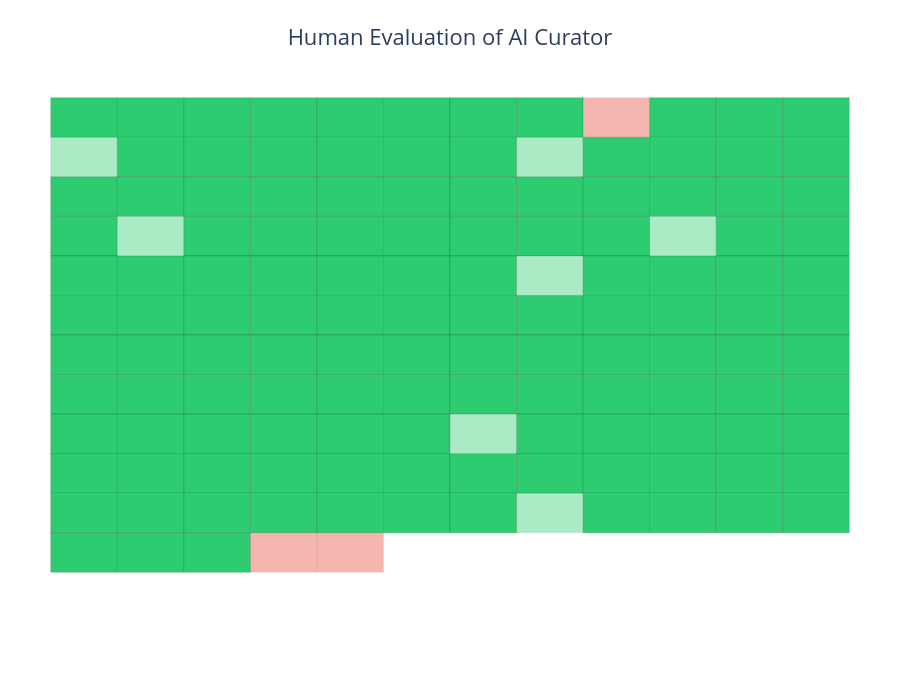

Notebook code for this chart:
### Code cell
import numpy as np
import pandas as pd
import plotly.graph_objects as go

# --- Data Preparation ---
df['interaction_type'] = df['interaction_type'].str.upper()
df['Inhibiting/Activating?'] = df['Inhibiting/Activating?'].str.upper()
df['Agreement'] = df['interaction_type'] == df['Inhibiting/Activating?']

# Color and opacity mappings
df['color'] = df['Is the interaction valid?'].map({'Yes': '#2ECC71', 'No': '#E74C3C'})
df['opacity'] = df['Agreement'].map({True: 1.0, False: 0.4})

# Grid layout (auto-scaling)
n = len(df)
cols = int(np.ceil(np.sqrt(n)))
rows = int(np.ceil(n / cols))
df['x'] = np.tile(np.arange(cols), rows)[:n]
df['y'] = np.repeat(np.arange(rows), cols)[:n]

# --- Plot Setup ---
fig = go.Figure()

# Squares (tiles)
for _, row in df.iterrows():
    fig.add_shape(
        type='rect',
        x0=row['x'], x1=row['x'] + 1,
        y0=row['y'], y1=row['y'] + 1,
        line={"width":0.5, "color":'rgba(0,0,0,0.3)'},
        fillcolor=row['color'],
        opacity=row['opacity'],
        layer='below'
    )

# Hover points (for tooltips)
fig.add_trace(go.Scatter(
    x=df['x'] + 0.5,
    y=df['y'] + 0.5,
    mode='markers',
    marker={"size":0.1, "opacity":0},
    hoverinfo='text',
    hovertext=[
        f"<b>PMID:</b> {pmid}<br>"
        f"<b>Drug:</b> {drug}<br>"
        f"<b>Gene:</b> {gene}<br>"
        f"<b>Valid:</b> {valid}<br>"
        f"<b>Agreement:</b> {'Yes' if agree else 'No'}<br>"
        f"<b>Source:</b> {src}"
        for pmid, drug, gene, valid, agree, src in zip(
            df['pmid'],
            df['drug_name'],
            df['gene_name'],
            df['Is the interaction valid?'],
            df['Agreement'],
            df['Did answer come from abstract or full text?'],
            strict=True
        )
    ]
))

# --- Layout ---
fig.update_layout(
    title={
        "text":"Human Evaluation of AI Curator",
        "x":0.5, "xanchor":'center', "font":{"size":22}},
    xaxis={"visible":False},
    yaxis={"visible":False, "autorange":'reversed'},
    plot_bgcolor='white',
    width=900,
    height=700,
    margin={"l":40, "r":40, "t":90, "b":120},
    showlegend=False,
)

# --- Add legend BELOW chart ---
legend_items = [
    ("#2ECC71", 1.0, "Valid & Agree"),
    ("#2ECC71", 0.4, "Valid but Disagree"),
    ("#E74C3C", 1.0, "Invalid & Agree"),
    ("#E74C3C", 0.4, "Invalid & Disagree")
]

# Legend positioned in figure coordinates below the mosaic
legend_y = -0.15
for i, (color, opacity, label) in enumerate(legend_items):
    x_offset = (i - 1.5) * 1.8  # spread out evenly
    fig.add_shape(
        type="rect",
        xref="paper", yref="paper",
        x0=0.5 + x_offset - 0.05, x1=0.5 + x_offset + 0.05,
        y0=legend_y, y1=legend_y + 0.05,
        fillcolor=color, opacity=opacity,
        line={'width':1, 'color':'black'}
    )
    fig.add_annotation(
        xref="paper", yref="paper",
        x=0.5 + x_offset + 0.08, y=legend_y + 0.025,
        text=label,
        showarrow=False,
        xanchor='left',
        yanchor='middle',
        font={'size':12}
    )

fig.show()
# --- SAVE STATIC IMAGE ---
fig.write_image("ai_curation_mosaic.png", scale=4, width=1800, height=1400)

### Figure 1 — Plotly figure (JSON) as saved in the notebook; plotly's stock layout.template omitted (floating-point values rounded to 4 significant figures; data arrays with more than 128 entries replaced by an {"elided": "..."} marker saying what was removed)
{"data": [{"hoverinfo": "text", "hovertext": {"elided": "137 str values"}, "marker": {"opacity": 0, "size": 0.1}, "mode": "markers", "type": "scatter", "x": {"elided": "137 float values"}, "y": {"elided": "137 float values"}}], "layout": {"annotations": [{"font": {"size": 12}, "showarrow": false, "text": "Valid & Agree", "x": -2.12, "xanchor": "left", "xref": "paper", "y": -0.125, "yanchor": "middle", "yref": "paper"}, {"font": {"size": 12}, "showarrow": false, "text": "Valid but Disagree", "x": -0.32, "xanchor": "left", "xref": "paper", "y": -0.125, "yanchor": "middle", "yref": "paper"}, {"font": {"size": 12}, "showarrow": false, "text": "Invalid & Agree", "x": 1.48, "xanchor": "left", "xref": "paper", "y": -0.125, "yanchor": "middle", "yref": "paper"}, {"font": {"size": 12}, "showarrow": false, "text": "Invalid & Disagree", "x": 3.28, "xanchor": "left", "xref": "paper", "y": -0.125, "yanchor": "middle", "yref": "paper"}], "height": 700, "margin": {"b": 120, "l": 40, "r": 40, "t": 90}, "plot_bgcolor": "white", "shapes": [{"fillcolor": "#2ECC71", "layer": "below", "line": {"color": "rgba(0,0,0,0.3)", "width": 0.5}, "opacity": 1, "type": "rect", "x0": 0, "x1": 1, "y0": 0, "y1": 1}, {"fillcolor": "#2ECC71", "layer": "below", "line": {"color": "rgba(0,0,0,0.3)", "width": 0.5}, "opacity": 1, "type": "rect", "x0": 1, "x1": 2, "y0": 0, "y1": 1}, {"fillcolor": "#2ECC71", "layer": "below", "line": {"color": "rgba(0,0,0,0.3)", "width": 0.5}, "opacity": 1, "type": "rect", "x0": 2, "x1": 3, "y0": 0, "y1": 1}, {"fillcolor": "#2ECC71", "layer": "below", "line": {"color": "rgba(0,0,0,0.3)", "width": 0.5}, "opacity": 1, "type": "rect", "x0": 3, "x1": 4, "y0": 0, "y1": 1}, {"fillcolor": "#2ECC71", "layer": "below", "line": {"color": "rgba(0,0,0,0.3)", "width": 0.5}, "opacity": 1, "type": "rect", "x0": 4, "x1": 5, "y0": 0, "y1": 1}, {"fillcolor": "#2ECC71", "layer": "below", "line": {"color": "rgba(0,0,0,0.3)", "width": 0.5}, "opacity": 1, "type": "rect", "x0": 5, "x1": 6, "y0": 0, "y1": 1}, {"fillcolor": "#2ECC71", "layer": "below", "line": {"color": "rgba(0,0,0,0.3)", "width": 0.5}, "opacity": 1, "type": "rect", "x0": 6, "x1": 7, "y0": 0, "y1": 1}, {"fillcolor": "#2ECC71", "layer": "below", "line": {"color": "rgba(0,0,0,0.3)", "width": 0.5}, "opacity": 1, "type": "rect", "x0": 7, "x1": 8, "y0": 0, "y1": 1}, {"fillcolor": "#E74C3C", "layer": "below", "line": {"color": "rgba(0,0,0,0.3)", "width": 0.5}, "opacity": 0.4, "type": "rect", "x0": 8, "x1": 9, "y0": 0, "y1": 1}, {"fillcolor": "#2ECC71", "layer": "below", "line": {"color": "rgba(0,0,0,0.3)", "width": 0.5}, "opacity": 1, "type": "rect", "x0": 9, "x1": 10, "y0": 0, "y1": 1}, {"fillcolor": "#2ECC71", "layer": "below", "line": {"color": "rgba(0,0,0,0.3)", "width": 0.5}, "opacity": 1, "type": "rect", "x0": 10, "x1": 11, "y0": 0, "y1": 1}, {"fillcolor": "#2ECC71", "layer": "below", "line": {"color": "rgba(0,0,0,0.3)", "width": 0.5}, "opacity": 1, "type": "rect", "x0": 11, "x1": 12, "y0": 0, "y1": 1}, {"fillcolor": "#2ECC71", "layer": "below", "line": {"color": "rgba(0,0,0,0.3)", "width": 0.5}, "opacity": 0.4, "type": "rect", "x0": 0, "x1": 1, "y0": 1, "y1": 2}, {"fillcolor": "#2ECC71", "layer": "below", "line": {"color": "rgba(0,0,0,0.3)", "width": 0.5}, "opacity": 1, "type": "rect", "x0": 1, "x1": 2, "y0": 1, "y1": 2}, {"fillcolor": "#2ECC71", "layer": "below", "line": {"color": "rgba(0,0,0,0.3)", "width": 0.5}, "opacity": 1, "type": "rect", "x0": 2, "x1": 3, "y0": 1, "y1": 2}, {"fillcolor": "#2ECC71", "layer": "below", "line": {"color": "rgba(0,0,0,0.3)", "width": 0.5}, "opacity": 1, "type": "rect", "x0": 3, "x1": 4, "y0": 1, "y1": 2}, {"fillcolor": "#2ECC71", "layer": "below", "line": {"color": "rgba(0,0,0,0.3)", "width": 0.5}, "opacity": 1, "type": "rect", "x0": 4, "x1": 5, "y0": 1, "y1": 2}, {"fillcolor": "#2ECC71", "layer": "below", "line": {"color": "rgba(0,0,0,0.3)", "width": 0.5}, "opacity": 1, "type": "rect", "x0": 5, "x1": 6, "y0": 1, "y1": 2}, {"fillcolor": "#2ECC71", "layer": "below", "line": {"color": "rgba(0,0,0,0.3)", "width": 0.5}, "opacity": 1, "type": "rect", "x0": 6, "x1": 7, "y0": 1, "y1": 2}, {"fillcolor": "#2ECC71", "layer": "below", "line": {"color": "rgba(0,0,0,0.3)", "width": 0.5}, "opacity": 0.4, "type": "rect", "x0": 7, "x1": 8, "y0": 1, "y1": 2}, {"fillcolor": "#2ECC71", "layer": "below", "line": {"color": "rgba(0,0,0,0.3)", "width": 0.5}, "opacity": 1, "type": "rect", "x0": 8, "x1": 9, "y0": 1, "y1": 2}, {"fillcolor": "#2ECC71", "layer": "below", "line": {"color": "rgba(0,0,0,0.3)", "width": 0.5}, "opacity": 1, "type": "rect", "x0": 9, "x1": 10, "y0": 1, "y1": 2}, {"fillcolor": "#2ECC71", "layer": "below", "line": {"color": "rgba(0,0,0,0.3)", "width": 0.5}, "opacity": 1, "type": "rect", "x0": 10, "x1": 11, "y0": 1, "y1": 2}, {"fillcolor": "#2ECC71", "layer": "below", "line": {"color": "rgba(0,0,0,0.3)", "width": 0.5}, "opacity": 1, "type": "rect", "x0": 11, "x1": 12, "y0": 1, "y1": 2}, {"fillcolor": "#2ECC71", "layer": "below", "line": {"color": "rgba(0,0,0,0.3)", "width": 0.5}, "opacity": 1, "type": "rect", "x0": 0, "x1": 1, "y0": 2, "y1": 3}, {"fillcolor": "#2ECC71", "layer": "below", "line": {"color": "rgba(0,0,0,0.3)", "width": 0.5}, "opacity": 1, "type": "rect", "x0": 1, "x1": 2, "y0": 2, "y1": 3}, {"fillcolor": "#2ECC71", "layer": "below", "line": {"color": "rgba(0,0,0,0.3)", "width": 0.5}, "opacity": 1, "type": "rect", "x0": 2, "x1": 3, "y0": 2, "y1": 3}, {"fillcolor": "#2ECC71", "layer": "below", "line": {"color": "rgba(0,0,0,0.3)", "width": 0.5}, "opacity": 1, "type": "rect", "x0": 3, "x1": 4, "y0": 2, "y1": 3}, {"fillcolor": "#2ECC71", "layer": "below", "line": {"color": "rgba(0,0,0,0.3)", "width": 0.5}, "opacity": 1, "type": "rect", "x0": 4, "x1": 5, "y0": 2, "y1": 3}, {"fillcolor": "#2ECC71", "layer": "below", "line": {"color": "rgba(0,0,0,0.3)", "width": 0.5}, "opacity": 1, "type": "rect", "x0": 5, "x1": 6, "y0": 2, "y1": 3}, {"fillcolor": "#2ECC71", "layer": "below", "line": {"color": "rgba(0,0,0,0.3)", "width": 0.5}, "opacity": 1, "type": "rect", "x0": 6, "x1": 7, "y0": 2, "y1": 3}, {"fillcolor": "#2ECC71", "layer": "below", "line": {"color": "rgba(0,0,0,0.3)", "width": 0.5}, "opacity": 1, "type": "rect", "x0": 7, "x1": 8, "y0": 2, "y1": 3}, {"fillcolor": "#2ECC71", "layer": "below", "line": {"color": "rgba(0,0,0,0.3)", "width": 0.5}, "opacity": 1, "type": "rect", "x0": 8, "x1": 9, "y0": 2, "y1": 3}, {"fillcolor": "#2ECC71", "layer": "below", "line": {"color": "rgba(0,0,0,0.3)", "width": 0.5}, "opacity": 1, "type": "rect", "x0": 9, "x1": 10, "y0": 2, "y1": 3}, {"fillcolor": "#2ECC71", "layer": "below", "line": {"color": "rgba(0,0,0,0.3)", "width": 0.5}, "opacity": 1, "type": "rect", "x0": 10, "x1": 11, "y0": 2, "y1": 3}, {"fillcolor": "#2ECC71", "layer": "below", "line": {"color": "rgba(0,0,0,0.3)", "width": 0.5}, "opacity": 1, "type": "rect", "x0": 11, "x1": 12, "y0": 2, "y1": 3}, {"fillcolor": "#2ECC71", "layer": "below", "line": {"color": "rgba(0,0,0,0.3)", "width": 0.5}, "opacity": 1, "type": "rect", "x0": 0, "x1": 1, "y0": 3, "y1": 4}, {"fillcolor": "#2ECC71", "layer": "below", "line": {"color": "rgba(0,0,0,0.3)", "width": 0.5}, "opacity": 0.4, "type": "rect", "x0": 1, "x1": 2, "y0": 3, "y1": 4}, {"fillcolor": "#2ECC71", "layer": "below", "line": {"color": "rgba(0,0,0,0.3)", "width": 0.5}, "opacity": 1, "type": "rect", "x0": 2, "x1": 3, "y0": 3, "y1": 4}, {"fillcolor": "#2ECC71", "layer": "below", "line": {"color": "rgba(0,0,0,0.3)", "width": 0.5}, "opacity": 1, "type": "rect", "x0": 3, "x1": 4, "y0": 3, "y1": 4}, {"fillcolor": "#2ECC71", "layer": "below", "line": {"color": "rgba(0,0,0,0.3)", "width": 0.5}, "opacity": 1, "type": "rect", "x0": 4, "x1": 5, "y0": 3, "y1": 4}, {"fillcolor": "#2ECC71", "layer": "below", "line": {"color": "rgba(0,0,0,0.3)", "width": 0.5}, "opacity": 1, "type": "rect", "x0": 5, "x1": 6, "y0": 3, "y1": 4}, {"fillcolor": "#2ECC71", "layer": "below", "line": {"color": "rgba(0,0,0,0.3)", "width": 0.5}, "opacity": 1, "type": "rect", "x0": 6, "x1": 7, "y0": 3, "y1": 4}, {"fillcolor": "#2ECC71", "layer": "below", "line": {"color": "rgba(0,0,0,0.3)", "width": 0.5}, "opacity": 1, "type": "rect", "x0": 7, "x1": 8, "y0": 3, "y1": 4}, {"fillcolor": "#2ECC71", "layer": "below", "line": {"color": "rgba(0,0,0,0.3)", "width": 0.5}, "opacity": 1, "type": "rect", "x0": 8, "x1": 9, "y0": 3, "y1": 4}, {"fillcolor": "#2ECC71", "layer": "below", "line": {"color": "rgba(0,0,0,0.3)", "width": 0.5}, "opacity": 0.4, "type": "rect", "x0": 9, "x1": 10, "y0": 3, "y1": 4}, {"fillcolor": "#2ECC71", "layer": "below", "line": {"color": "rgba(0,0,0,0.3)", "width": 0.5}, "opacity": 1, "type": "rect", "x0": 10, "x1": 11, "y0": 3, "y1": 4}, {"fillcolor": "#2ECC71", "layer": "below", "line": {"color": "rgba(0,0,0,0.3)", "width": 0.5}, "opacity": 1, "type": "rect", "x0": 11, "x1": 12, "y0": 3, "y1": 4}, {"fillcolor": "#2ECC71", "layer": "below", "line": {"color": "rgba(0,0,0,0.3)", "width": 0.5}, "opacity": 1, "type": "rect", "x0": 0, "x1": 1, "y0": 4, "y1": 5}, {"fillcolor": "#2ECC71", "layer": "below", "line": {"color": "rgba(0,0,0,0.3)", "width": 0.5}, "opacity": 1, "type": "rect", "x0": 1, "x1": 2, "y0": 4, "y1": 5}, {"fillcolor": "#2ECC71", "layer": "below", "line": {"color": "rgba(0,0,0,0.3)", "width": 0.5}, "opacity": 1, "type": "rect", "x0": 2, "x1": 3, "y0": 4, "y1": 5}, {"fillcolor": "#2ECC71", "layer": "below", "line": {"color": "rgba(0,0,0,0.3)", "width": 0.5}, "opacity": 1, "type": "rect", "x0": 3, "x1": 4, "y0": 4, "y1": 5}, {"fillcolor": "#2ECC71", "layer": "below", "line": {"color": "rgba(0,0,0,0.3)", "width": 0.5}, "opacity": 1, "type": "rect", "x0": 4, "x1": 5, "y0": 4, "y1": 5}, {"fillcolor": "#2ECC71", "layer": "below", "line": {"color": "rgba(0,0,0,0.3)", "width": 0.5}, "opacity": 1, "type": "rect", "x0": 5, "x1": 6, "y0": 4, "y1": 5}, {"fillcolor": "#2ECC71", "layer": "below", "line": {"color": "rgba(0,0,0,0.3)", "width": 0.5}, "opacity": 1, "type": "rect", "x0": 6, "x1": 7, "y0": 4, "y1": 5}, {"fillcolor": "#2ECC71", "layer": "below", "line": {"color": "rgba(0,0,0,0.3)", "width": 0.5}, "opacity": 0.4, "type": "rect", "x0": 7, "x1": 8, "y0": 4, "y1": 5}, {"fillcolor": "#2ECC71", "layer": "below", "line": {"color": "rgba(0,0,0,0.3)", "width": 0.5}, "opacity": 1, "type": "rect", "x0": 8, "x1": 9, "y0": 4, "y1": 5}, {"fillcolor": "#2ECC71", "layer": "below", "line": {"color": "rgba(0,0,0,0.3)", "width": 0.5}, "opacity": 1, "type": "rect", "x0": 9, "x1": 10, "y0": 4, "y1": 5}, {"fillcolor": "#2ECC71", "layer": "below", "line": {"color": "rgba(0,0,0,0.3)", "width": 0.5}, "opacity": 1, "type": "rect", "x0": 10, "x1": 11, "y0": 4, "y1": 5}, {"fillcolor": "#2ECC71", "layer": "below", "line": {"color": "rgba(0,0,0,0.3)", "width": 0.5}, "opacity": 1, "type": "rect", "x0": 11, "x1": 12, "y0": 4, "y1": 5}, {"fillcolor": "#2ECC71", "layer": "below", "line": {"color": "rgba(0,0,0,0.3)", "width": 0.5}, "opacity": 1, "type": "rect", "x0": 0, "x1": 1, "y0": 5, "y1": 6}, {"fillcolor": "#2ECC71", "layer": "below", "line": {"color": "rgba(0,0,0,0.3)", "width": 0.5}, "opacity": 1, "type": "rect", "x0": 1, "x1": 2, "y0": 5, "y1": 6}, {"fillcolor": "#2ECC71", "layer": "below", "line": {"color": "rgba(0,0,0,0.3)", "width": 0.5}, "opacity": 1, "type": "rect", "x0": 2, "x1": 3, "y0": 5, "y1": 6}, {"fillcolor": "#2ECC71", "layer": "below", "line": {"color": "rgba(0,0,0,0.3)", "width": 0.5}, "opacity": 1, "type": "rect", "x0": 3, "x1": 4, "y0": 5, "y1": 6}, {"fillcolor": "#2ECC71", "layer": "below", "line": {"color": "rgba(0,0,0,0.3)", "width": 0.5}, "opacity": 1, "type": "rect", "x0": 4, "x1": 5, "y0": 5, "y1": 6}, {"fillcolor": "#2ECC71", "layer": "below", "line": {"color": "rgba(0,0,0,0.3)", "width": 0.5}, "opacity": 1, "type": "rect", "x0": 5, "x1": 6, "y0": 5, "y1": 6}, {"fillcolor": "#2ECC71", "layer": "below", "line": {"color": "rgba(0,0,0,0.3)", "width": 0.5}, "opacity": 1, "type": "rect", "x0": 6, "x1": 7, "y0": 5, "y1": 6}, {"fillcolor": "#2ECC71", "layer": "below", "line": {"color": "rgba(0,0,0,0.3)", "width": 0.5}, "opacity": 1, "type": "rect", "x0": 7, "x1": 8, "y0": 5, "y1": 6}, {"fillcolor": "#2ECC71", "layer": "below", "line": {"color": "rgba(0,0,0,0.3)", "width": 0.5}, "opacity": 1, "type": "rect", "x0": 8, "x1": 9, "y0": 5, "y1": 6}, {"fillcolor": "#2ECC71", "layer": "below", "line": {"color": "rgba(0,0,0,0.3)", "width": 0.5}, "opacity": 1, "type": "rect", "x0": 9, "x1": 10, "y0": 5, "y1": 6}, {"fillcolor": "#2ECC71", "layer": "below", "line": {"color": "rgba(0,0,0,0.3)", "width": 0.5}, "opacity": 1, "type": "rect", "x0": 10, "x1": 11, "y0": 5, "y1": 6}, {"fillcolor": "#2ECC71", "layer": "below", "line": {"color": "rgba(0,0,0,0.3)", "width": 0.5}, "opacity": 1, "type": "rect", "x0": 11, "x1": 12, "y0": 5, "y1": 6}, {"fillcolor": "#2ECC71", "layer": "below", "line": {"color": "rgba(0,0,0,0.3)", "width": 0.5}, "opacity": 1, "type": "rect", "x0": 0, "x1": 1, "y0": 6, "y1": 7}, {"fillcolor": "#2ECC71", "layer": "below", "line": {"color": "rgba(0,0,0,0.3)", "width": 0.5}, "opacity": 1, "type": "rect", "x0": 1, "x1": 2, "y0": 6, "y1": 7}, {"fillcolor": "#2ECC71", "layer": "below", "line": {"color": "rgba(0,0,0,0.3)", "width": 0.5}, "opacity": 1, "type": "rect", "x0": 2, "x1": 3, "y0": 6, "y1": 7}, {"fillcolor": "#2ECC71", "layer": "below", "line": {"color": "rgba(0,0,0,0.3)", "width": 0.5}, "opacity": 1, "type": "rect", "x0": 3, "x1": 4, "y0": 6, "y1": 7}, {"fillcolor": "#2ECC71", "layer": "below", "line": {"color": "rgba(0,0,0,0.3)", "width": 0.5}, "opacity": 1, "type": "rect", "x0": 4, "x1": 5, "y0": 6, "y1": 7}, {"fillcolor": "#2ECC71", "layer": "below", "line": {"color": "rgba(0,0,0,0.3)", "width": 0.5}, "opacity": 1, "type": "rect", "x0": 5, "x1": 6, "y0": 6, "y1": 7}, {"fillcolor": "#2ECC71", "layer": "below", "line": {"color": "rgba(0,0,0,0.3)", "width": 0.5}, "opacity": 1, "type": "rect", "x0": 6, "x1": 7, "y0": 6, "y1": 7}, {"fillcolor": "#2ECC71", "layer": "below", "line": {"color": "rgba(0,0,0,0.3)", "width": 0.5}, "opacity": 1, "type": "rect", "x0": 7, "x1": 8, "y0": 6, "y1": 7}, {"fillcolor": "#2ECC71", "layer": "below", "line": {"color": "rgba(0,0,0,0.3)", "width": 0.5}, "opacity": 1, "type": "rect", "x0": 8, "x1": 9, "y0": 6, "y1": 7}, {"fillcolor": "#2ECC71", "layer": "below", "line": {"color": "rgba(0,0,0,0.3)", "width": 0.5}, "opacity": 1, "type": "rect", "x0": 9, "x1": 10, "y0": 6, "y1": 7}, {"fillcolor": "#2ECC71", "layer": "below", "line": {"color": "rgba(0,0,0,0.3)", "width": 0.5}, "opacity": 1, "type": "rect", "x0": 10, "x1": 11, "y0": 6, "y1": 7}, {"fillcolor": "#2ECC71", "layer": "below", "line": {"color": "rgba(0,0,0,0.3)", "width": 0.5}, "opacity": 1, "type": "rect", "x0": 11, "x1": 12, "y0": 6, "y1": 7}, {"fillcolor": "#2ECC71", "layer": "below", "line": {"color": "rgba(0,0,0,0.3)", "width": 0.5}, "opacity": 1, "type": "rect", "x0": 0, "x1": 1, "y0": 7, "y1": 8}, {"fillcolor": "#2ECC71", "layer": "below", "line": {"color": "rgba(0,0,0,0.3)", "width": 0.5}, "opacity": 1, "type": "rect", "x0": 1, "x1": 2, "y0": 7, "y1": 8}, {"fillcolor": "#2ECC71", "layer": "below", "line": {"color": "rgba(0,0,0,0.3)", "width": 0.5}, "opacity": 1, "type": "rect", "x0": 2, "x1": 3, "y0": 7, "y1": 8}, {"fillcolor": "#2ECC71", "layer": "below", "line": {"color": "rgba(0,0,0,0.3)", "width": 0.5}, "opacity": 1, "type": "rect", "x0": 3, "x1": 4, "y0": 7, "y1": 8}, {"fillcolor": "#2ECC71", "layer": "below", "line": {"color": "rgba(0,0,0,0.3)", "width": 0.5}, "opacity": 1, "type": "rect", "x0": 4, "x1": 5, "y0": 7, "y1": 8}, {"fillcolor": "#2ECC71", "layer": "below", "line": {"color": "rgba(0,0,0,0.3)", "width": 0.5}, "opacity": 1, "type": "rect", "x0": 5, "x1": 6, "y0": 7, "y1": 8}, {"fillcolor": "#2ECC71", "layer": "below", "line": {"color": "rgba(0,0,0,0.3)", "width": 0.5}, "opacity": 1, "type": "rect", "x0": 6, "x1": 7, "y0": 7, "y1": 8}, {"fillcolor": "#2ECC71", "layer": "below", "line": {"color": "rgba(0,0,0,0.3)", "width": 0.5}, "opacity": 1, "type": "rect", "x0": 7, "x1": 8, "y0": 7, "y1": 8}, {"fillcolor": "#2ECC71", "layer": "below", "line": {"color": "rgba(0,0,0,0.3)", "width": 0.5}, "opacity": 1, "type": "rect", "x0": 8, "x1": 9, "y0": 7, "y1": 8}, {"fillcolor": "#2ECC71", "layer": "below", "line": {"color": "rgba(0,0,0,0.3)", "width": 0.5}, "opacity": 1, "type": "rect", "x0": 9, "x1": 10, "y0": 7, "y1": 8}, {"fillcolor": "#2ECC71", "layer": "below", "line": {"color": "rgba(0,0,0,0.3)", "width": 0.5}, "opacity": 1, "type": "rect", "x0": 10, "x1": 11, "y0": 7, "y1": 8}, {"fillcolor": "#2ECC71", "layer": "below", "line": {"color": "rgba(0,0,0,0.3)", "width": 0.5}, "opacity": 1, "type": "rect", "x0": 11, "x1": 12, "y0": 7, "y1": 8}, {"fillcolor": "#2ECC71", "layer": "below", "line": {"color": "rgba(0,0,0,0.3)", "width": 0.5}, "opacity": 1, "type": "rect", "x0": 0, "x1": 1, "y0": 8, "y1": 9}, {"fillcolor": "#2ECC71", "layer": "below", "line": {"color": "rgba(0,0,0,0.3)", "width": 0.5}, "opacity": 1, "type": "rect", "x0": 1, "x1": 2, "y0": 8, "y1": 9}, {"fillcolor": "#2ECC71", "layer": "below", "line": {"color": "rgba(0,0,0,0.3)", "width": 0.5}, "opacity": 1, "type": "rect", "x0": 2, "x1": 3, "y0": 8, "y1": 9}, {"fillcolor": "#2ECC71", "layer": "below", "line": {"color": "rgba(0,0,0,0.3)", "width": 0.5}, "opacity": 1, "type": "rect", "x0": 3, "x1": 4, "y0": 8, "y1": 9}, {"fillcolor": "#2ECC71", "layer": "below", "line": {"color": "rgba(0,0,0,0.3)", "width": 0.5}, "opacity": 1, "type": "rect", "x0": 4, "x1": 5, "y0": 8, "y1": 9}, {"fillcolor": "#2ECC71", "layer": "below", "line": {"color": "rgba(0,0,0,0.3)", "width": 0.5}, "opacity": 1, "type": "rect", "x0": 5, "x1": 6, "y0": 8, "y1": 9}, {"fillcolor": "#2ECC71", "layer": "below", "line": {"color": "rgba(0,0,0,0.3)", "width": 0.5}, "opacity": 0.4, "type": "rect", "x0": 6, "x1": 7, "y0": 8, "y1": 9}, {"fillcolor": "#2ECC71", "layer": "below", "line": {"color": "rgba(0,0,0,0.3)", "width": 0.5}, "opacity": 1, "type": "rect", "x0": 7, "x1": 8, "y0": 8, "y1": 9}, {"fillcolor": "#2ECC71", "layer": "below", "line": {"color": "rgba(0,0,0,0.3)", "width": 0.5}, "opacity": 1, "type": "rect", "x0": 8, "x1": 9, "y0": 8, "y1": 9}, {"fillcolor": "#2ECC71", "layer": "below", "line": {"color": "rgba(0,0,0,0.3)", "width": 0.5}, "opacity": 1, "type": "rect", "x0": 9, "x1": 10, "y0": 8, "y1": 9}, {"fillcolor": "#2ECC71", "layer": "below", "line": {"color": "rgba(0,0,0,0.3)", "width": 0.5}, "opacity": 1, "type": "rect", "x0": 10, "x1": 11, "y0": 8, "y1": 9}, {"fillcolor": "#2ECC71", "layer": "below", "line": {"color": "rgba(0,0,0,0.3)", "width": 0.5}, "opacity": 1, "type": "rect", "x0": 11, "x1": 12, "y0": 8, "y1": 9}, {"fillcolor": "#2ECC71", "layer": "below", "line": {"color": "rgba(0,0,0,0.3)", "width": 0.5}, "opacity": 1, "type": "rect", "x0": 0, "x1": 1, "y0": 9, "y1": 10}, {"fillcolor": "#2ECC71", "layer": "below", "line": {"color": "rgba(0,0,0,0.3)", "width": 0.5}, "opacity": 1, "type": "rect", "x0": 1, "x1": 2, "y0": 9, "y1": 10}, {"fillcolor": "#2ECC71", "layer": "below", "line": {"color": "rgba(0,0,0,0.3)", "width": 0.5}, "opacity": 1, "type": "rect", "x0": 2, "x1": 3, "y0": 9, "y1": 10}, {"fillcolor": "#2ECC71", "layer": "below", "line": {"color": "rgba(0,0,0,0.3)", "width": 0.5}, "opacity": 1, "type": "rect", "x0": 3, "x1": 4, "y0": 9, "y1": 10}, {"fillcolor": "#2ECC71", "layer": "below", "line": {"color": "rgba(0,0,0,0.3)", "width": 0.5}, "opacity": 1, "type": "rect", "x0": 4, "x1": 5, "y0": 9, "y1": 10}, {"fillcolor": "#2ECC71", "layer": "below", "line": {"color": "rgba(0,0,0,0.3)", "width": 0.5}, "opacity": 1, "type": "rect", "x0": 5, "x1": 6, "y0": 9, "y1": 10}, {"fillcolor": "#2ECC71", "layer": "below", "line": {"color": "rgba(0,0,0,0.3)", "width": 0.5}, "opacity": 1, "type": "rect", "x0": 6, "x1": 7, "y0": 9, "y1": 10}, {"fillcolor": "#2ECC71", "layer": "below", "line": {"color": "rgba(0,0,0,0.3)", "width": 0.5}, "opacity": 1, "type": "rect", "x0": 7, "x1": 8, "y0": 9, "y1": 10}, {"fillcolor": "#2ECC71", "layer": "below", "line": {"color": "rgba(0,0,0,0.3)", "width": 0.5}, "opacity": 1, "type": "rect", "x0": 8, "x1": 9, "y0": 9, "y1": 10}, {"fillcolor": "#2ECC71", "layer": "below", "line": {"color": "rgba(0,0,0,0.3)", "width": 0.5}, "opacity": 1, "type": "rect", "x0": 9, "x1": 10, "y0": 9, "y1": 10}, {"fillcolor": "#2ECC71", "layer": "below", "line": {"color": "rgba(0,0,0,0.3)", "width": 0.5}, "opacity": 1, "type": "rect", "x0": 10, "x1": 11, "y0": 9, "y1": 10}, {"fillcolor": "#2ECC71", "layer": "below", "line": {"color": "rgba(0,0,0,0.3)", "width": 0.5}, "opacity": 1, "type": "rect", "x0": 11, "x1": 12, "y0": 9, "y1": 10}, {"fillcolor": "#2ECC71", "layer": "below", "line": {"color": "rgba(0,0,0,0.3)", "width": 0.5}, "opacity": 1, "type": "rect", "x0": 0, "x1": 1, "y0": 10, "y1": 11}, {"fillcolor": "#2ECC71", "layer": "below", "line": {"color": "rgba(0,0,0,0.3)", "width": 0.5}, "opacity": 1, "type": "rect", "x0": 1, "x1": 2, "y0": 10, "y1": 11}, {"fillcolor": "#2ECC71", "layer": "below", "line": {"color": "rgba(0,0,0,0.3)", "width": 0.5}, "opacity": 1, "type": "rect", "x0": 2, "x1": 3, "y0": 10, "y1": 11}, {"fillcolor": "#2ECC71", "layer": "below", "line": {"color": "rgba(0,0,0,0.3)", "width": 0.5}, "opacity": 1, "type": "rect", "x0": 3, "x1": 4, "y0": 10, "y1": 11}, {"fillcolor": "#2ECC71", "layer": "below", "line": {"color": "rgba(0,0,0,0.3)", "width": 0.5}, "opacity": 1, "type": "rect", "x0": 4, "x1": 5, "y0": 10, "y1": 11}, {"fillcolor": "#2ECC71", "layer": "below", "line": {"color": "rgba(0,0,0,0.3)", "width": 0.5}, "opacity": 1, "type": "rect", "x0": 5, "x1": 6, "y0": 10, "y1": 11}, {"fillcolor": "#2ECC71", "layer": "below", "line": {"color": "rgba(0,0,0,0.3)", "width": 0.5}, "opacity": 1, "type": "rect", "x0": 6, "x1": 7, "y0": 10, "y1": 11}, {"fillcolor": "#2ECC71", "layer": "below", "line": {"color": "rgba(0,0,0,0.3)", "width": 0.5}, "opacity": 0.4, "type": "rect", "x0": 7, "x1": 8, "y0": 10, "y1": 11}, {"fillcolor": "#2ECC71", "layer": "below", "line": {"color": "rgba(0,0,0,0.3)", "width": 0.5}, "opacity": 1, "type": "rect", "x0": 8, "x1": 9, "y0": 10, "y1": 11}, {"fillcolor": "#2ECC71", "layer": "below", "line": {"color": "rgba(0,0,0,0.3)", "width": 0.5}, "opacity": 1, "type": "rect", "x0": 9, "x1": 10, "y0": 10, "y1": 11}, {"fillcolor": "#2ECC71", "layer": "below", "line": {"color": "rgba(0,0,0,0.3)", "width": 0.5}, "opacity": 1, "type": "rect", "x0": 10, "x1": 11, "y0": 10, "y1": 11}, {"fillcolor": "#2ECC71", "layer": "below", "line": {"color": "rgba(0,0,0,0.3)", "width": 0.5}, "opacity": 1, "type": "rect", "x0": 11, "x1": 12, "y0": 10, "y1": 11}, {"fillcolor": "#2ECC71", "layer": "below", "line": {"color": "rgba(0,0,0,0.3)", "width": 0.5}, "opacity": 1, "type": "rect", "x0": 0, "x1": 1, "y0": 11, "y1": 12}, {"fillcolor": "#2ECC71", "layer": "below", "line": {"color": "rgba(0,0,0,0.3)", "width": 0.5}, "opacity": 1, "type": "rect", "x0": 1, "x1": 2, "y0": 11, "y1": 12}, {"fillcolor": "#2ECC71", "layer": "below", "line": {"color": "rgba(0,0,0,0.3)", "width": 0.5}, "opacity": 1, "type": "rect", "x0": 2, "x1": 3, "y0": 11, "y1": 12}, {"fillcolor": "#E74C3C", "layer": "below", "line": {"color": "rgba(0,0,0,0.3)", "width": 0.5}, "opacity": 0.4, "type": "rect", "x0": 3, "x1": 4, "y0": 11, "y1": 12}, {"fillcolor": "#E74C3C", "layer": "below", "line": {"color": "rgba(0,0,0,0.3)", "width": 0.5}, "opacity": 0.4, "type": "rect", "x0": 4, "x1": 5, "y0": 11, "y1": 12}, {"fillcolor": "#2ECC71", "line": {"color": "black", "width": 1}, "opacity": 1, "type": "rect", "x0": -2.25, "x1": -2.15, "xref": "paper", "y0": -0.15, "y1": -0.1, "yref": "paper"}, {"fillcolor": "#2ECC71", "line": {"color": "black", "width": 1}, "opacity": 0.4, "type": "rect", "x0": -0.45, "x1": -0.35, "xref": "paper", "y0": -0.15, "y1": -0.1, "yref": "paper"}, {"fillcolor": "#E74C3C", "line": {"color": "black", "width": 1}, "opacity": 1, "type": "rect", "x0": 1.35, "x1": 1.45, "xref": "paper", "y0": -0.15, "y1": -0.1, "yref": "paper"}, {"fillcolor": "#E74C3C", "line": {"color": "black", "width": 1}, "opacity": 0.4, "type": "rect", "x0": 3.15, "x1": 3.25, "xref": "paper", "y0": -0.15, "y1": -0.1, "yref": "paper"}], "showlegend": false, "title": {"font": {"size": 22}, "text": "Human Evaluation of AI Curator", "x": 0.5, "xanchor": "center"}, "width": 900, "xaxis": {"visible": false}, "yaxis": {"autorange": "reversed", "visible": false}}}
